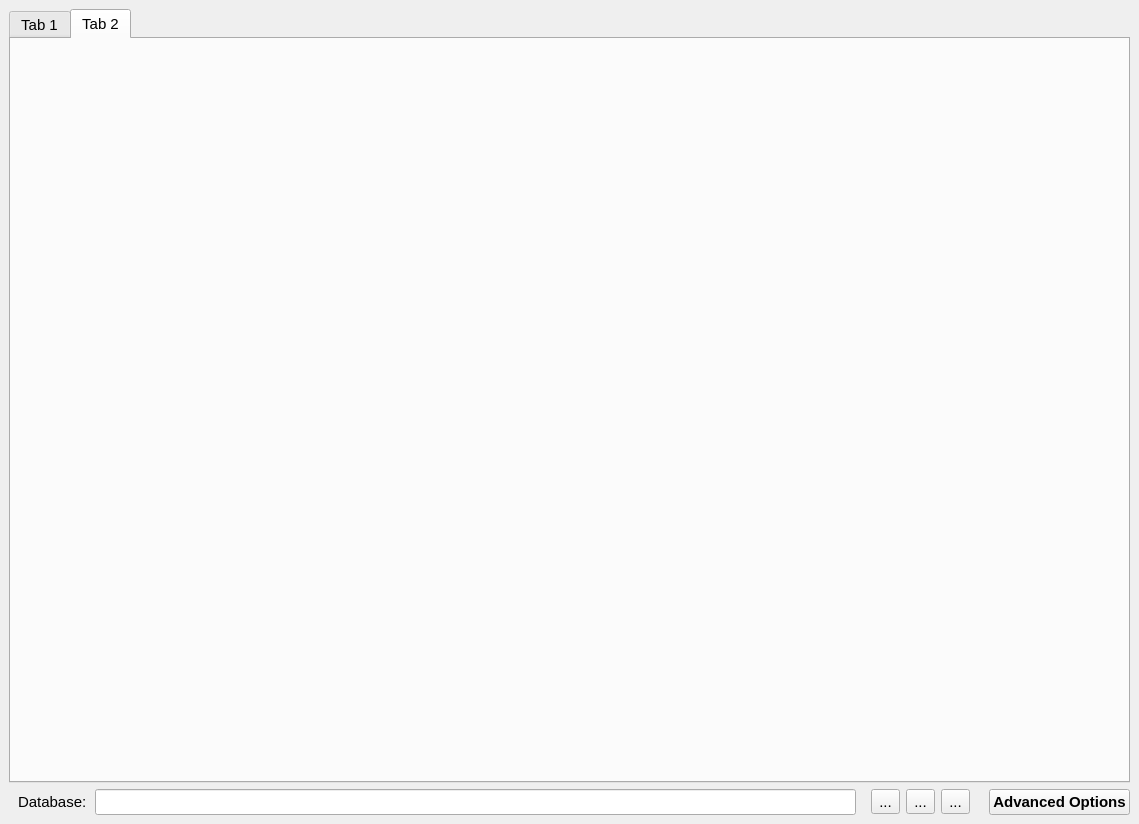
<?xml version="1.0" encoding="UTF-8"?>
<ui version="4.0">
 <class>MainWindow</class>
 <widget class="QMainWindow" name="MainWindow">
  <property name="geometry">
   <rect>
    <x>0</x>
    <y>0</y>
    <width>1139</width>
    <height>824</height>
   </rect>
  </property>
  <property name="font">
   <font>
    <pointsize>11</pointsize>
   </font>
  </property>
  <property name="windowTitle">
   <string>Helmholtz Coil</string>
  </property>
  <widget class="QWidget" name="centralwidget">
   <layout class="QGridLayout" name="gridLayout">
    <item row="1" column="0">
     <widget class="QFrame" name="fm_options">
      <property name="frameShape">
       <enum>QFrame::NoFrame</enum>
      </property>
      <property name="frameShadow">
       <enum>QFrame::Plain</enum>
      </property>
      <layout class="QHBoxLayout" name="horizontalLayout_2">
       <property name="margin">
        <number>0</number>
       </property>
       <item>
        <widget class="QFrame" name="frame">
         <layout class="QHBoxLayout" name="horizontalLayout">
          <property name="spacing">
           <number>0</number>
          </property>
          <property name="leftMargin">
           <number>9</number>
          </property>
          <property name="topMargin">
           <number>0</number>
          </property>
          <property name="rightMargin">
           <number>9</number>
          </property>
          <property name="bottomMargin">
           <number>0</number>
          </property>
          <item>
           <widget class="QLabel" name="label">
            <property name="text">
             <string>Database:  </string>
            </property>
           </widget>
          </item>
          <item>
           <widget class="QLineEdit" name="le_database">
            <property name="readOnly">
             <bool>true</bool>
            </property>
           </widget>
          </item>
         </layout>
        </widget>
       </item>
       <item>
        <widget class="QToolButton" name="tbt_database">
         <property name="toolTip">
          <string>Change database file.</string>
         </property>
         <property name="text">
          <string>...</string>
         </property>
         <property name="icon">
          <iconset>
           <normaloff>../../resources/img/database.svg</normaloff>../../resources/img/database.svg</iconset>
         </property>
         <property name="iconSize">
          <size>
           <width>24</width>
           <height>24</height>
          </size>
         </property>
        </widget>
       </item>
       <item>
        <widget class="QToolButton" name="tbt_log">
         <property name="text">
          <string>...</string>
         </property>
         <property name="icon">
          <iconset>
           <normaloff>../../resources/img/file.svg</normaloff>../../resources/img/file.svg</iconset>
         </property>
         <property name="iconSize">
          <size>
           <width>24</width>
           <height>24</height>
          </size>
         </property>
        </widget>
       </item>
       <item>
        <widget class="QToolButton" name="tbt_select_tabs">
         <property name="toolTip">
          <string>Preferences</string>
         </property>
         <property name="text">
          <string>...</string>
         </property>
         <property name="icon">
          <iconset>
           <normaloff>../../resources/img/tab.png</normaloff>../../resources/img/tab.png</iconset>
         </property>
         <property name="iconSize">
          <size>
           <width>24</width>
           <height>24</height>
          </size>
         </property>
        </widget>
       </item>
       <item>
        <spacer name="horizontalSpacer">
         <property name="orientation">
          <enum>Qt::Horizontal</enum>
         </property>
         <property name="sizeType">
          <enum>QSizePolicy::Fixed</enum>
         </property>
         <property name="sizeHint" stdset="0">
          <size>
           <width>13</width>
           <height>20</height>
          </size>
         </property>
        </spacer>
       </item>
       <item>
        <widget class="QPushButton" name="pbt_advanced_options">
         <property name="font">
          <font>
           <weight>75</weight>
           <bold>true</bold>
          </font>
         </property>
         <property name="text">
          <string>Advanced Options</string>
         </property>
         <property name="icon">
          <iconset>
           <normaloff>../../resources/img/settings.svg</normaloff>../../resources/img/settings.svg</iconset>
         </property>
         <property name="iconSize">
          <size>
           <width>24</width>
           <height>24</height>
          </size>
         </property>
        </widget>
       </item>
      </layout>
     </widget>
    </item>
    <item row="0" column="0">
     <widget class="QTabWidget" name="twg_main">
      <property name="currentIndex">
       <number>1</number>
      </property>
      <widget class="QWidget" name="empty_tab_1">
       <attribute name="title">
        <string>Tab 1</string>
       </attribute>
      </widget>
      <widget class="QWidget" name="empty_tab_2">
       <attribute name="title">
        <string>Tab 2</string>
       </attribute>
      </widget>
     </widget>
    </item>
   </layout>
  </widget>
  <widget class="QMenuBar" name="menubar">
   <property name="geometry">
    <rect>
     <x>0</x>
     <y>0</y>
     <width>1139</width>
     <height>21</height>
    </rect>
   </property>
  </widget>
  <action name="setdir_act">
   <property name="text">
    <string>Set Directory...</string>
   </property>
  </action>
  <action name="savevoltage_act">
   <property name="checkable">
    <bool>true</bool>
   </property>
   <property name="checked">
    <bool>true</bool>
   </property>
   <property name="text">
    <string>Save Voltage Data</string>
   </property>
  </action>
  <action name="saveconfig_act">
   <property name="checkable">
    <bool>true</bool>
   </property>
   <property name="checked">
    <bool>true</bool>
   </property>
   <property name="text">
    <string>Save Configuration Files</string>
   </property>
  </action>
  <action name="savefield_act">
   <property name="checkable">
    <bool>true</bool>
   </property>
   <property name="checked">
    <bool>true</bool>
   </property>
   <property name="text">
    <string>Save Field Data</string>
   </property>
  </action>
  <action name="recoverdata_act">
   <property name="text">
    <string>Recover Data...</string>
   </property>
  </action>
  <action name="plotdata_act">
   <property name="text">
    <string>Plot Data...</string>
   </property>
  </action>
 </widget>
 <resources/>
 <connections/>
</ui>
